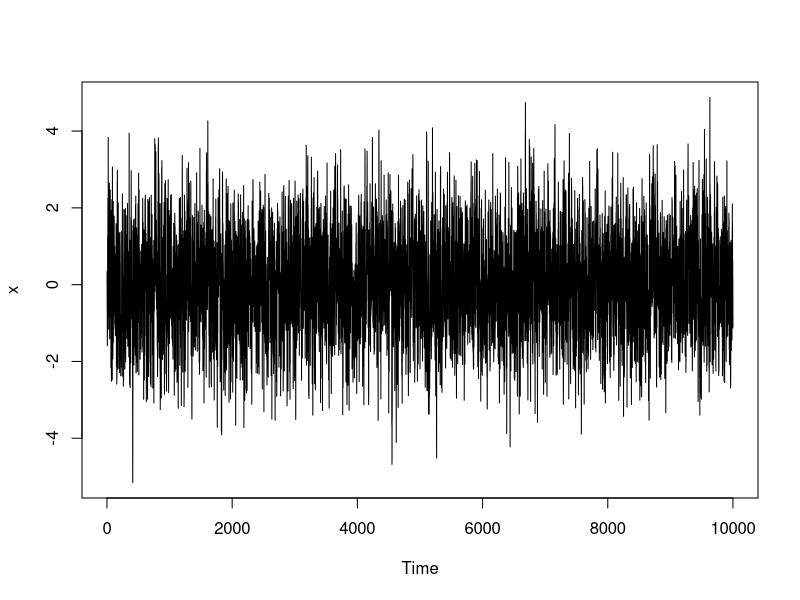
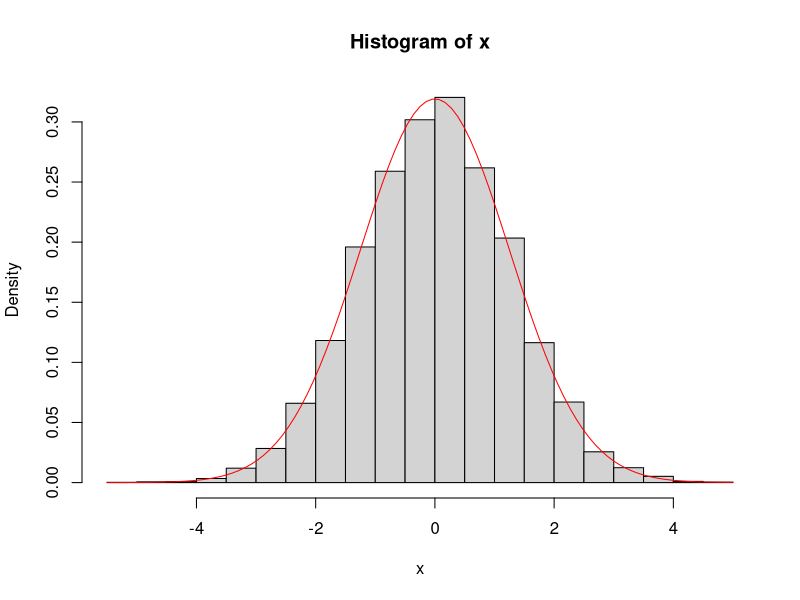

Write the R code that produced these figures, in order.
set.seed(45)

n=10000
x=numeric(n)
phi=0.6

for (i in 2:n){
 x[i]=rnorm(1,phi*x[i-1],1.0)
}
plot.ts(x)
hist(x,freq=FALSE)
curve(dnorm(x,0,sqrt(1/(1-phi^2))),col="red",add=TRUE)
# --------------------------------------
Q=matrix(c( 0.0,0.5,0.5,
	    	0.5,0.0,0.5,
		0.5,0.5,0.0),
		nrow=3,byrow=TRUE)
QQ=Q
m=30
for(i in 2:m){
	QQ=QQ %*% Q
}
QQ

Q %*% Q
# --------------------------------------
Q=matrix(c( 0.0,0.5,0.0,0.5,
	    	0.5,0.0,0.5,0.0,
		0.0,0.5,0.0,0.5,
	    	0.5,0.0,0.5,0.0),
		nrow=4,byrow=TRUE)
QQ=Q
m=3000
for(i in 2:m){
	QQ=QQ %*% Q
}
QQ

Q %*% Q

# ---------------------------------------
Q=matrix(c(0.0,0.5,0.0,0.0,0.5,
	     0.5,0.0,0.5,0.0,0.0,
	     0.0,0.5,0.0,0.5,0.0,
	     0.0,0.0,0.5,0.0,0.5,
	     0.5,0.0,0.0,0.5,0.0),
		nrow=5,byrow=TRUE)
QQ=Q
m=500
for(i in 2:m){
	QQ=QQ %*% Q
}
QQ
# ---------------------------------------
Q=matrix(c(0.0,0.5,0.0,0.0,0.0,0.5,
	     0.5,0.0,0.5,0.0,0.0,0.0,
	     0.0,0.5,0.0,0.5,0.0,0.0,
	     0.0,0.0,0.5,0.0,0.5,0.0,
	     0.0,0.0,0.0,0.5,0.0,0.5,
	     0.5,0.0,0.0,0.0,0.5,0.0),
		nrow=6,byrow=TRUE)
QQ=Q
m=3000
for(i in 2:m){
	QQ=QQ %*% Q
}
QQ
#----------------------------
Q=matrix(c(0,1,0.3,0.7),nrow=2,byrow=TRUE)
#----------------------------
Q=matrix(c(1,0,0.3,0.7),nrow=2,byrow=TRUE)

	